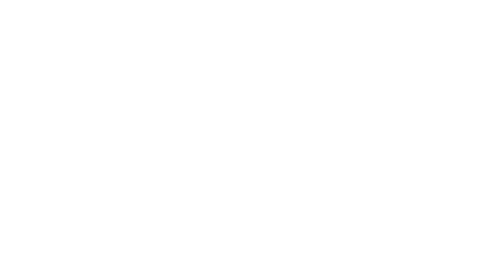
Frame 1 (no input)
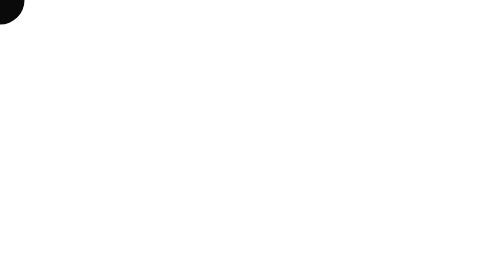
Frame 60 (no input)
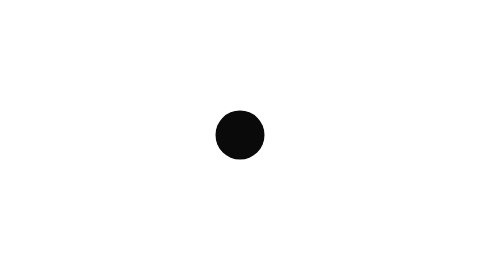
Frame 120 (the mouse pressed at the canvas centre since frame 60)

The p5.js sketch that drew these frames (run headless with seeded random() and noise() and a simulated clock; from frame 60 on, the mouse is pressed at the canvas centre):

// p5.js sketch
// ── sketch.js
// A snake following the mouse

// Array used to store mouse locations
let mouse_locs = [];
let max_loc = 50;

function setup() {
  createCanvas(480, 270);
}

function draw() {
  background(255);

  // New location
  let loc = {
    x: mouseX,
    y: mouseY
  };
  // Add mouse location to end of array
  mouse_locs.push(loc);

  // Remove first location if too many
  if (mouse_locs.length > max_loc) {
    mouse_locs.splice(0, 1);
  }

  // Draw everything
  for (let i = 0; i < mouse_locs.length; i++) {
    // Draw an circle for each element in the arrays. 
    // Color and size are tied to the counter i.
    noStroke();
    fill(255 - i * 5);
    circle(mouse_locs[i].x, mouse_locs[i].y, i);
  }
}

// https://editor.p5js.org/icm/sketches/BkBsybb5X
// Week 6 -- Arrays
